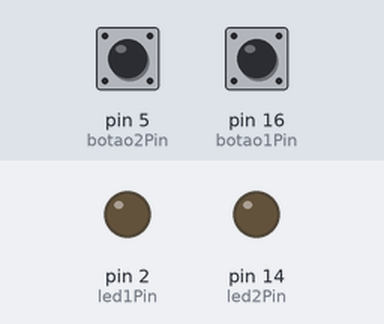
Bench run of a sketch on a simulated Arduino Uno, built with avr-gcc and run on an emulated ATmega328P. Parts: output pins drawn as LEDs (lit = HIGH). Dashed ring = blinking. The test bench sets the inputs (shaded band); at power-on: pin 5 (botao2Pin) LOW, pin 16 (botao1Pin) LOW.

Above: at 1.2 s.
1.3 s: pin 5 (botao2Pin) pulled HIGH for 1 s
At 3.4 s:
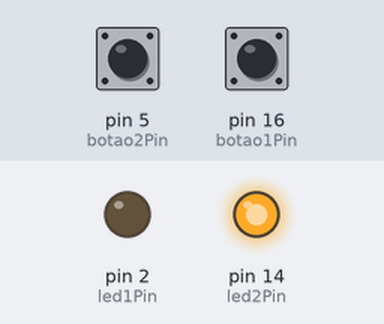
3.8 s: pin 16 (botao1Pin) pulled HIGH for 3.2 s
At 3.9 s:
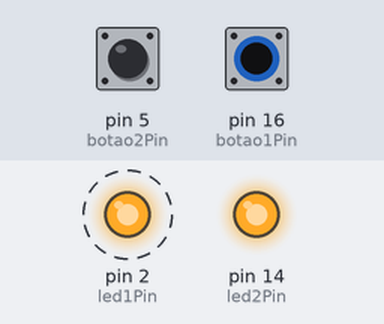
8.5 s: pin 16 (botao1Pin) pulled HIGH for 0.15 s
At 9.5 s:
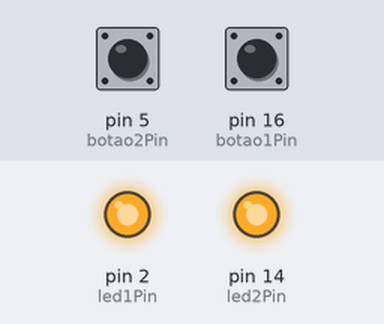
10.1 s: pin 5 (botao2Pin) pulled HIGH for 0.15 s
At 10.7 s:
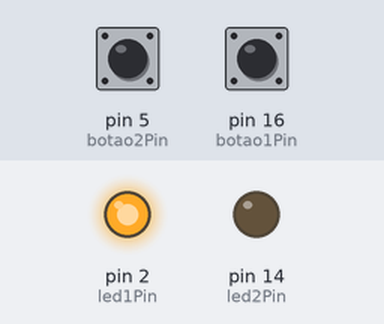
11.7 s: pin 5 (botao2Pin) pulled HIGH for 3.2 s
At 11.8 s:
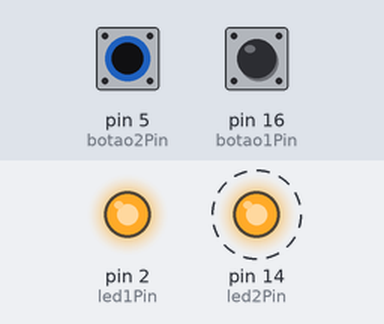
Timing chart, 0 to 16.2 s (numbered marks = the images above; inputs shaded):
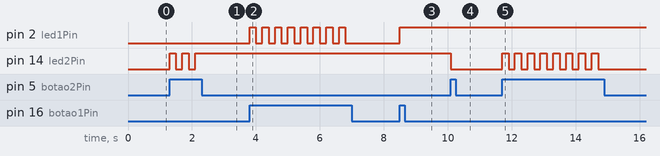

The sketch:

esp8266-2led-2pushbutton.ino.ino
```cpp
const int botao1Pin = 16; //D0
const int botao2Pin = 5; //D1
const int led1Pin = 2; //D4
const int led2Pin = 14; //D5

// Variáveis para armazenar o estado dos LEDs
bool led1Ligado = false;
bool led2Ligado = false;

void setup() {
  pinMode(botao1Pin, INPUT);
  pinMode(botao2Pin, INPUT);

  pinMode(led1Pin, OUTPUT);
  pinMode(led2Pin, OUTPUT);

  // Desliga os LEDs inicialmente
  digitalWrite(led1Pin, LOW);
  digitalWrite(led2Pin, LOW);
}

void loop() {
  // Verifica o estado do botão 1
  if (digitalRead(botao1Pin) == HIGH) {
    led1Ligado = !led1Ligado; // Inverte o estado do LED 1
    digitalWrite(led1Pin, led1Ligado ? HIGH : LOW); // Liga ou desliga o LED 1
    delay(200); // Delay para debounce
  }

  // Verifica o estado do botão 2
  if (digitalRead(botao2Pin) == HIGH) {
    led2Ligado = !led2Ligado; // Inverte o estado do LED 2
    digitalWrite(led2Pin, led2Ligado ? HIGH : LOW); // Liga ou desliga o LED 2
    delay(200); // Delay para debounce
  }
}
```

Measured:
- after the input at 1.3 s, pin 14 (led2Pin): alternates HIGH for 0.20 s and LOW for 0.20 s, 5 changes in all, then stays HIGH, starting at once
- after the input at 3.8 s, pin 2 (led1Pin): alternates HIGH for 0.20 s and LOW for 0.20 s, 16 changes in all, then stays LOW, starting at once
- after the input at 8.5 s, pin 2 (led1Pin): LOW → HIGH at once
- after the input at 10.1 s, pin 14 (led2Pin): HIGH → LOW at once
- after the input at 11.7 s, pin 14 (led2Pin): alternates HIGH for 0.20 s and LOW for 0.20 s, 16 changes in all, then stays LOW, starting at once
